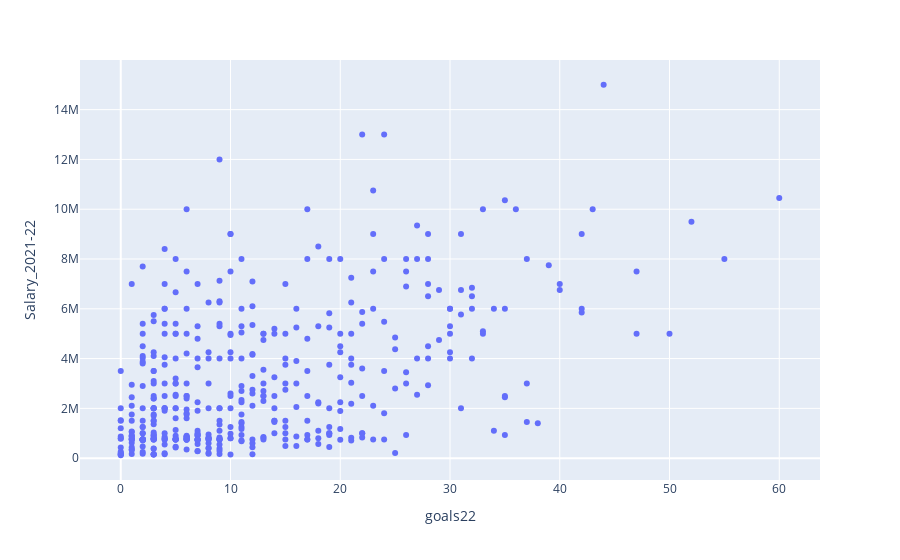

Write notebook code for a chart like this one.
### Code cell
px.scatter(data_frame=offense_data,
        x='goals22', 
        y='Salary_2021-22',
        hover_data=['fullName', 'Salary_2021-22'])

### Figure 1 — Plotly figure (JSON) as saved in the notebook; plotly's stock layout.template omitted (floating-point values rounded to 4 significant figures; data arrays with more than 128 entries replaced by an {"elided": "..."} marker saying what was removed)
{"data": [{"customdata": {"elided": "441x1 str values"}, "hovertemplate": "goals22=%{x}<br>Salary_2021-22=%{y}<br>fullName=%{customdata[0]}<extra></extra>", "legendgroup": "", "marker": {"color": "#636efa", "symbol": "circle"}, "mode": "markers", "name": "", "orientation": "v", "showlegend": false, "type": "scatter", "x": {"elided": "441 int values"}, "xaxis": "x", "y": {"elided": "441 int values"}, "yaxis": "y"}], "layout": {"legend": {"tracegroupgap": 0}, "margin": {"t": 60}, "xaxis": {"anchor": "y", "domain": [0, 1], "title": {"text": "goals22"}}, "yaxis": {"anchor": "x", "domain": [0, 1], "title": {"text": "Salary_2021-22"}}}}
